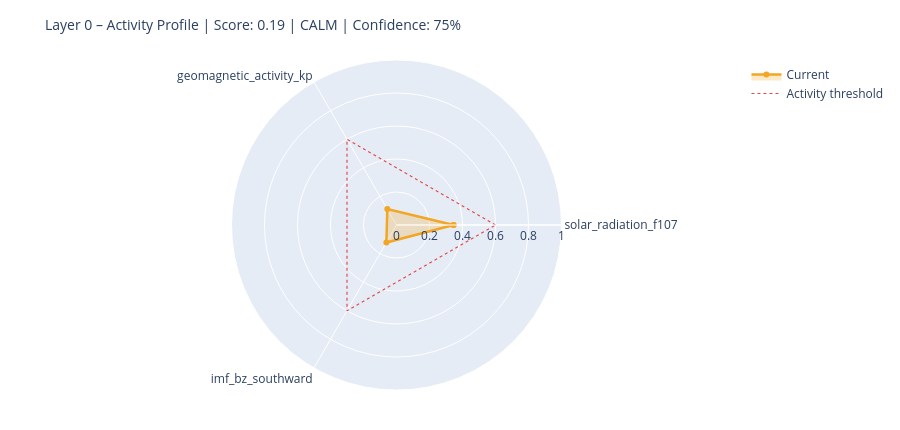

Write notebook code for a chart like this one.
### Markdown cell above
---
## 6. State Assessment & Handoff to Layer 1

### Code cell
# ============================================================
# STEP 1 – Collect raw values with source modes
# Mode: 'primary' | 'fallback_3h' | 'last_valid' | 'missing'
# ============================================================

def safe_last(df, col):
    if df is None or col not in df.columns: return None
    s = df[col].dropna()
    return float(s.iloc[-1]) if not s.empty else None

f107_now = safe_last(df_f107, 'f10.7')
bz_now   = safe_last(df_mag,  'bz_gsm')
kp_now   = safe_last(df_kp,   'kp')
sw_now   = safe_last(df_sw,   'speed')

source_modes = {
    'F10.7':    'primary'  if f107_now is not None else 'missing',
    'Kp':       'primary'  if kp_now   is not None else 'missing',
    'IMF_Bz':   'primary'  if bz_now   is not None else 'missing',
    'SW_speed': 'primary'  if sw_now   is not None else 'missing',
}

# Kp Fallback – 3h endpoint
if kp_now is None:
    try:
        r = requests.get(
            'https://services.swpc.noaa.gov/json/noaa-planetary-k-index.json',
            timeout=10)
        r.raise_for_status()
        fb = pd.DataFrame(r.json())
        tc = next((c for c in fb.columns if 'time' in c.lower()), fb.columns[0])
        kc = next((c for c in fb.columns if 'kp' in c.lower() and c != tc), None)
        if kc:
            fb[kc] = fb[kc].astype(str).str.extract(r'([0-9]+(?:\.[0-9]*)?)')[0]
            fb[kc] = pd.to_numeric(fb[kc], errors='coerce')
            fb = fb[fb[kc] >= 0].dropna(subset=[kc])
            if not fb.empty:
                kp_now = float(fb[kc].iloc[-1])
                source_modes['Kp'] = 'fallback_3h'
                print(f'  Kp fallback (3h): {kp_now:.1f}')
    except Exception as e:
        print(f'  Kp fallback failed: {e}')

# Solar Wind Fallback – last valid value
if sw_now is None and df_sw is not None and 'speed' in df_sw.columns:
    s = df_sw['speed'].dropna()
    if not s.empty:
        sw_now = float(s.iloc[-1])
        source_modes['SW_speed'] = 'last_valid'
        print(f'  SW fallback (last_valid): {sw_now:.0f} km/s')

print()
print('Source modes:', source_modes)

# ============================================================
# STEP 2 – Score from available components only
# ============================================================

def norm(v, lo, hi):
    if v is None: return None
    return max(0.0, min(1.0, (v - lo) / (hi - lo)))

COMPONENTS = {
    'solar_radiation_f107':    (f107_now, norm(f107_now, 60, 250)),
    'geomagnetic_activity_kp': (kp_now,   norm(kp_now,   0,   9)),
    'imf_bz_southward':        (bz_now,   norm(-(bz_now or 0) if bz_now else None, -5, 30)
                                           if bz_now is not None else None),
    'solar_wind_speed':        (sw_now,   norm(sw_now, 300, 800)),
}

available   = {k: v[1] for k, v in COMPONENTS.items() if v[1] is not None}
unavailable = [k for k, v in COMPONENTS.items() if v[1] is None]

layer0_score = round(sum(available.values()) / len(available), 4) if available else None
confidence   = round(len(available) / len(COMPONENTS), 2)

level = ('unknown'  if layer0_score is None
         else 'calm'     if layer0_score < 0.3
         else 'moderate' if layer0_score < 0.6
         else 'active')

# ============================================================
# STEP 3 – Dominant Driver
# ============================================================

def dominant_driver(kp, f107, bz, sw):
    candidates = []
    if kp   is not None and kp   >= 4:   candidates.append(('geomagnetic',    kp / 9))
    if sw   is not None and sw   >= 500:  candidates.append(('solar_wind',     sw / 800))
    if bz   is not None and bz   <= -5:   candidates.append(('imf_southward',  abs(bz) / 30))
    if f107 is not None and f107 >= 150:  candidates.append(('solar_radiation',f107 / 250))
    return max(candidates, key=lambda x: x[1])[0] if candidates else 'none'

driver = dominant_driver(kp_now, f107_now, bz_now, sw_now)

# ============================================================
# STEP 4 – Downstream expectations
# ============================================================

def downstream_expectation(driver, score, kp, bz, f107):
    exp = {
        'magnetosphere':        'calm',
        'ionosphere':           'calm',
        'schumann_resonance':   'unchanged',
        'lithosphere_currents': 'low',
    }
    if driver == 'geomagnetic' or (kp and kp >= 5):
        exp['magnetosphere']        = 'compressed / storm'
        exp['ionosphere']           = 'elevated disturbance (TEC variability)'
        exp['schumann_resonance']   = 'elevated amplitude possible'
        exp['lithosphere_currents'] = 'elevated induction currents'
    elif driver == 'imf_southward' or (bz and bz <= -5):
        exp['magnetosphere']        = 'energy coupling active'
        exp['ionosphere']           = 'elevated electron density possible'
        exp['schumann_resonance']   = 'slight modulation possible'
    elif driver == 'solar_radiation' or (f107 and f107 >= 150):
        exp['ionosphere']           = 'elevated ionization (F-layer)'
        exp['schumann_resonance']   = 'slightly elevated background activity'
    return exp

downstream = downstream_expectation(driver, layer0_score, kp_now, bz_now, f107_now)

# ============================================================
# CONSOLE OUTPUT
# ============================================================

W = 58
print('=' * W)
print('LAYER 0 – STATE ASSESSMENT')
print('=' * W)
for name, (raw_v, score_v) in COMPONENTS.items():
    if score_v is not None:
        bar = '█' * int(score_v * 20) + '░' * (20 - int(score_v * 20))
        print(f'  {name:<35}  {bar}  {score_v:.2f}')
    else:
        print(f'  {name:<35}  {"─" * 20}  n/a')
print('-' * W)
print(f'  Score ({len(available)}/{len(COMPONENTS)} components):  {layer0_score:.3f}')
print(f'  Confidence:         {confidence:.0%}')
print(f'  Level:              {level.upper()}')
print(f'  Dominant Driver:    {driver}')

# Radar chart
cats = list(available.keys())
vals = list(available.values())
if len(cats) >= 3:
    fig = go.Figure()
    fig.add_trace(go.Scatterpolar(
        r=vals + [vals[0]], theta=cats + [cats[0]],
        fill='toself', fillcolor='rgba(242,166,35,0.25)',
        line=dict(color='#F2A623', width=2.5), name='Current'
    ))
    fig.add_trace(go.Scatterpolar(
        r=[0.6] * (len(cats) + 1), theta=cats + [cats[0]],
        line=dict(color='#E24B4A', dash='dot', width=1.2),
        mode='lines', name='Activity threshold'
    ))
    fig.update_layout(
        title=dict(text=f'Layer 0 – Activity Profile | Score: {layer0_score:.2f} | {level.upper()} | Confidence: {confidence:.0%}',
                   font=dict(size=14)),
        polar=dict(radialaxis=dict(visible=True, range=[0, 1])),
        height=430, showlegend=True,
        margin=dict(l=60, r=60, t=60, b=40)
    )
    fig.show()

### Figure 1 — Plotly figure (JSON) as saved in the notebook; plotly's stock layout.template omitted (floating-point values rounded to 4 significant figures)
{"data": [{"fill": "toself", "fillcolor": "rgba(242,166,35,0.25)", "line": {"color": "#F2A623", "width": 2.5}, "name": "Current", "r": [0.3457, 0.1111, 0.1226, 0.3457], "theta": ["solar_radiation_f107", "geomagnetic_activity_kp", "imf_bz_southward", "solar_radiation_f107"], "type": "scatterpolar"}, {"line": {"color": "#E24B4A", "dash": "dot", "width": 1.2}, "mode": "lines", "name": "Activity threshold", "r": [0.6, 0.6, 0.6, 0.6], "theta": ["solar_radiation_f107", "geomagnetic_activity_kp", "imf_bz_southward", "solar_radiation_f107"], "type": "scatterpolar"}], "layout": {"height": 430, "margin": {"b": 40, "l": 60, "r": 60, "t": 60}, "polar": {"radialaxis": {"range": [0, 1], "visible": true}}, "showlegend": true, "title": {"font": {"size": 14}, "text": "Layer 0 – Activity Profile | Score: 0.19 | CALM | Confidence: 75%"}}}
